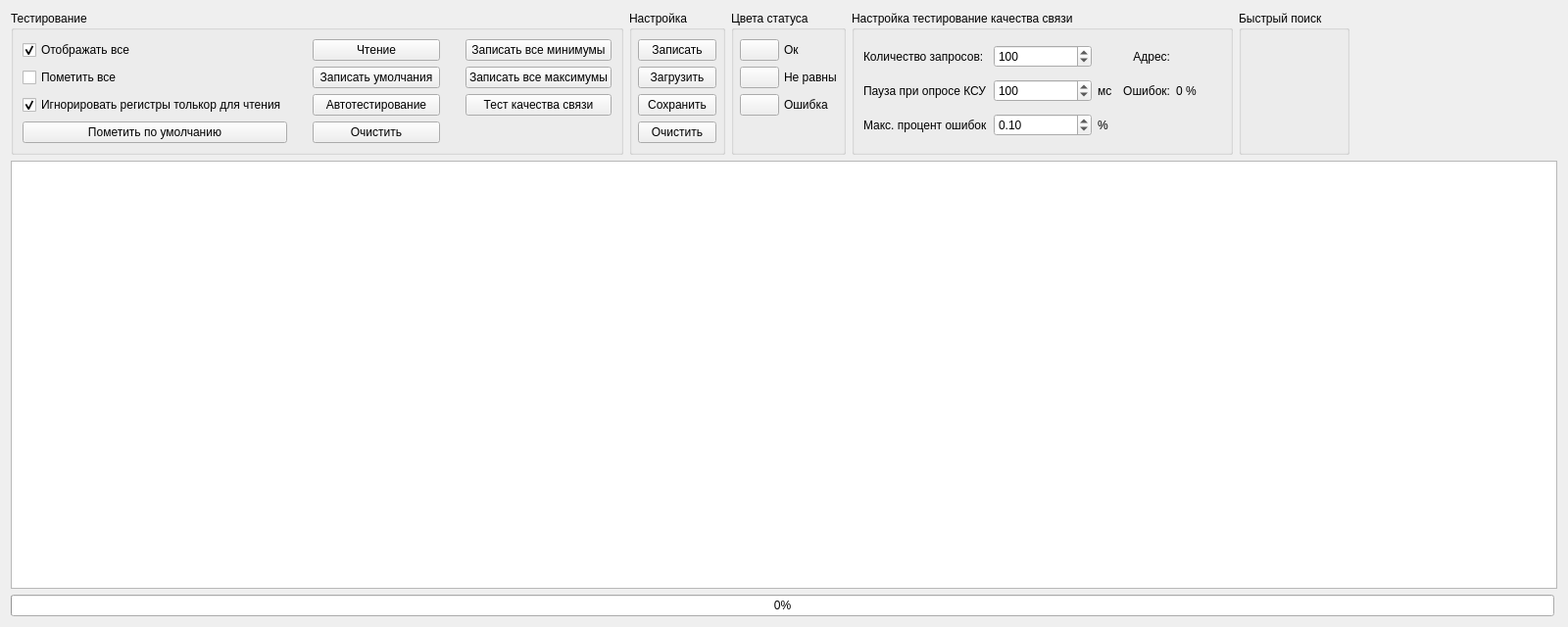
<?xml version="1.0" encoding="UTF-8"?>
<ui version="4.0">
 <class>ModbusKsuManualFullTestingWidget</class>
 <widget class="QWidget" name="ModbusKsuManualFullTestingWidget">
  <property name="geometry">
   <rect>
    <x>0</x>
    <y>0</y>
    <width>1600</width>
    <height>640</height>
   </rect>
  </property>
  <property name="windowTitle">
   <string>Form</string>
  </property>
  <layout class="QGridLayout" name="gridLayout_4">
   <item row="0" column="0">
    <layout class="QHBoxLayout" name="horizontalLayout_2">
     <item>
      <widget class="QGroupBox" name="testGroupBox">
       <property name="title">
        <string>Тестирование</string>
       </property>
       <layout class="QGridLayout" name="gridLayout">
        <item row="0" column="0">
         <widget class="QCheckBox" name="showAllCheckBox">
          <property name="text">
           <string>Отображать все</string>
          </property>
          <property name="checked">
           <bool>true</bool>
          </property>
         </widget>
        </item>
        <item row="0" column="2">
         <widget class="QPushButton" name="readButton">
          <property name="text">
           <string>Чтение</string>
          </property>
         </widget>
        </item>
        <item row="0" column="3">
         <spacer name="horizontalSpacer_3">
          <property name="orientation">
           <enum>Qt::Horizontal</enum>
          </property>
          <property name="sizeType">
           <enum>QSizePolicy::Minimum</enum>
          </property>
          <property name="sizeHint" stdset="0">
           <size>
            <width>20</width>
            <height>20</height>
           </size>
          </property>
         </spacer>
        </item>
        <item row="0" column="4">
         <widget class="QPushButton" name="writeMinimumButton">
          <property name="text">
           <string>Записать все минимумы</string>
          </property>
         </widget>
        </item>
        <item row="1" column="0">
         <widget class="QCheckBox" name="enableAllCheckBox">
          <property name="text">
           <string>Пометить все</string>
          </property>
         </widget>
        </item>
        <item row="1" column="2">
         <widget class="QPushButton" name="writeDefaultButton">
          <property name="text">
           <string>Записать умолчания</string>
          </property>
         </widget>
        </item>
        <item row="1" column="4">
         <widget class="QPushButton" name="writeMaximumButton">
          <property name="text">
           <string>Записать все максимумы</string>
          </property>
         </widget>
        </item>
        <item row="2" column="0">
         <widget class="QCheckBox" name="ignoreReadOnlyCheckBox">
          <property name="text">
           <string>Игнорировать регистры толькор для чтения</string>
          </property>
          <property name="checked">
           <bool>true</bool>
          </property>
         </widget>
        </item>
        <item row="2" column="1">
         <spacer name="horizontalSpacer">
          <property name="orientation">
           <enum>Qt::Horizontal</enum>
          </property>
          <property name="sizeType">
           <enum>QSizePolicy::Minimum</enum>
          </property>
          <property name="sizeHint" stdset="0">
           <size>
            <width>20</width>
            <height>20</height>
           </size>
          </property>
         </spacer>
        </item>
        <item row="2" column="2">
         <widget class="QPushButton" name="autotestButton">
          <property name="minimumSize">
           <size>
            <width>130</width>
            <height>0</height>
           </size>
          </property>
          <property name="text">
           <string>Автотестирование</string>
          </property>
         </widget>
        </item>
        <item row="2" column="4">
         <widget class="QPushButton" name="testLinkButton">
          <property name="text">
           <string>Тест качества связи</string>
          </property>
         </widget>
        </item>
        <item row="3" column="0">
         <widget class="QPushButton" name="enableDefaultButton">
          <property name="minimumSize">
           <size>
            <width>160</width>
            <height>0</height>
           </size>
          </property>
          <property name="text">
           <string>Пометить по умолчанию</string>
          </property>
         </widget>
        </item>
        <item row="3" column="2">
         <widget class="QPushButton" name="clearButton">
          <property name="text">
           <string>Очистить</string>
          </property>
         </widget>
        </item>
       </layout>
      </widget>
     </item>
     <item>
      <widget class="QGroupBox" name="settingsGroupBox">
       <property name="minimumSize">
        <size>
         <width>0</width>
         <height>0</height>
        </size>
       </property>
       <property name="title">
        <string>Настройка</string>
       </property>
       <layout class="QVBoxLayout" name="verticalLayout_2">
        <property name="leftMargin">
         <number>6</number>
        </property>
        <property name="rightMargin">
         <number>6</number>
        </property>
        <item>
         <widget class="QPushButton" name="writeButton">
          <property name="text">
           <string>Записать</string>
          </property>
         </widget>
        </item>
        <item>
         <widget class="QPushButton" name="saveSettingsButton">
          <property name="text">
           <string>Загрузить</string>
          </property>
         </widget>
        </item>
        <item>
         <widget class="QPushButton" name="loadSettingsButton">
          <property name="text">
           <string>Сохранить</string>
          </property>
         </widget>
        </item>
        <item>
         <widget class="QPushButton" name="clearSettingsButton">
          <property name="text">
           <string>Очистить</string>
          </property>
         </widget>
        </item>
       </layout>
      </widget>
     </item>
     <item>
      <widget class="QGroupBox" name="colorGroupBox">
       <property name="title">
        <string>Цвета статуса</string>
       </property>
       <layout class="QFormLayout" name="formLayout_2">
        <property name="horizontalSpacing">
         <number>5</number>
        </property>
        <property name="leftMargin">
         <number>6</number>
        </property>
        <property name="rightMargin">
         <number>6</number>
        </property>
        <item row="0" column="0">
         <widget class="QPushButton" name="okColorButton">
          <property name="text">
           <string/>
          </property>
         </widget>
        </item>
        <item row="0" column="1">
         <widget class="QLabel" name="okColorLabel">
          <property name="text">
           <string>Ок</string>
          </property>
         </widget>
        </item>
        <item row="1" column="0">
         <widget class="QPushButton" name="notSameColorButton">
          <property name="text">
           <string/>
          </property>
         </widget>
        </item>
        <item row="1" column="1">
         <widget class="QLabel" name="notSameColorLabel">
          <property name="text">
           <string>Не равны</string>
          </property>
         </widget>
        </item>
        <item row="2" column="0">
         <widget class="QPushButton" name="errorColorButton">
          <property name="text">
           <string/>
          </property>
         </widget>
        </item>
        <item row="2" column="1">
         <widget class="QLabel" name="errorColorLabel">
          <property name="text">
           <string>Ошибка</string>
          </property>
         </widget>
        </item>
       </layout>
      </widget>
     </item>
     <item>
      <widget class="QGroupBox" name="testingGroupBox">
       <property name="title">
        <string>Настройка тестирование качества связи</string>
       </property>
       <layout class="QGridLayout" name="gridLayout_2">
        <item row="0" column="5">
         <widget class="QLabel" name="addressLabel">
          <property name="text">
           <string/>
          </property>
         </widget>
        </item>
        <item row="2" column="0">
         <widget class="QLabel" name="spQualityLabel">
          <property name="text">
           <string>Макс. процент ошибок</string>
          </property>
         </widget>
        </item>
        <item row="2" column="4" colspan="2">
         <spacer name="horizontalSpacer_4">
          <property name="orientation">
           <enum>Qt::Horizontal</enum>
          </property>
          <property name="sizeType">
           <enum>QSizePolicy::Minimum</enum>
          </property>
          <property name="sizeHint" stdset="0">
           <size>
            <width>100</width>
            <height>20</height>
           </size>
          </property>
         </spacer>
        </item>
        <item row="0" column="1">
         <widget class="QSpinBox" name="requestCountSpinBox">
          <property name="minimumSize">
           <size>
            <width>100</width>
            <height>0</height>
           </size>
          </property>
          <property name="minimum">
           <number>10</number>
          </property>
          <property name="maximum">
           <number>10000</number>
          </property>
          <property name="value">
           <number>100</number>
          </property>
         </widget>
        </item>
        <item row="1" column="1">
         <widget class="QSpinBox" name="pauseSpinBox">
          <property name="minimumSize">
           <size>
            <width>100</width>
            <height>0</height>
           </size>
          </property>
          <property name="minimum">
           <number>10</number>
          </property>
          <property name="maximum">
           <number>10000</number>
          </property>
          <property name="value">
           <number>100</number>
          </property>
         </widget>
        </item>
        <item row="1" column="0">
         <widget class="QLabel" name="requestPauseLabel">
          <property name="text">
           <string>Пауза при опросе КСУ</string>
          </property>
          <property name="buddy">
           <cstring>pauseSpinBox</cstring>
          </property>
         </widget>
        </item>
        <item row="1" column="2">
         <widget class="QLabel" name="pauseMeasureUnitLabel">
          <property name="text">
           <string>мс</string>
          </property>
         </widget>
        </item>
        <item row="1" column="4">
         <widget class="QLabel" name="errorsTextLabel">
          <property name="text">
           <string>Ошибок:</string>
          </property>
          <property name="alignment">
           <set>Qt::AlignRight|Qt::AlignTrailing|Qt::AlignVCenter</set>
          </property>
         </widget>
        </item>
        <item row="1" column="5">
         <widget class="QLabel" name="errorsLabel">
          <property name="text">
           <string>0 %</string>
          </property>
         </widget>
        </item>
        <item row="0" column="4">
         <widget class="QLabel" name="addressTextLabel">
          <property name="layoutDirection">
           <enum>Qt::LeftToRight</enum>
          </property>
          <property name="text">
           <string>Адрес:</string>
          </property>
          <property name="alignment">
           <set>Qt::AlignRight|Qt::AlignTrailing|Qt::AlignVCenter</set>
          </property>
         </widget>
        </item>
        <item row="0" column="0">
         <widget class="QLabel" name="requestsCountLabel">
          <property name="text">
           <string>Количество запросов:</string>
          </property>
          <property name="buddy">
           <cstring>requestCountSpinBox</cstring>
          </property>
         </widget>
        </item>
        <item row="2" column="1">
         <widget class="QDoubleSpinBox" name="spQualitySpin">
          <property name="maximum">
           <double>100.000000000000000</double>
          </property>
          <property name="singleStep">
           <double>0.100000000000000</double>
          </property>
          <property name="value">
           <double>0.100000000000000</double>
          </property>
         </widget>
        </item>
        <item row="2" column="2">
         <widget class="QLabel" name="label">
          <property name="text">
           <string>%</string>
          </property>
         </widget>
        </item>
        <item row="0" column="2">
         <spacer name="addressSpacer">
          <property name="orientation">
           <enum>Qt::Horizontal</enum>
          </property>
          <property name="sizeType">
           <enum>QSizePolicy::Minimum</enum>
          </property>
          <property name="sizeHint" stdset="0">
           <size>
            <width>20</width>
            <height>20</height>
           </size>
          </property>
         </spacer>
        </item>
       </layout>
      </widget>
     </item>
     <item>
      <widget class="QGroupBox" name="groupBox">
       <property name="title">
        <string>Быстрый поиск</string>
       </property>
       <layout class="QGridLayout" name="gridLayout_3">
        <item row="0" column="0">
         <layout class="QHBoxLayout" name="searchFormLayout"/>
        </item>
       </layout>
      </widget>
     </item>
     <item>
      <spacer name="horizontalSpacer_2">
       <property name="orientation">
        <enum>Qt::Horizontal</enum>
       </property>
       <property name="sizeHint" stdset="0">
        <size>
         <width>118</width>
         <height>13</height>
        </size>
       </property>
      </spacer>
     </item>
    </layout>
   </item>
   <item row="1" column="0">
    <widget class="QTableView" name="tableView">
     <property name="sortingEnabled">
      <bool>true</bool>
     </property>
     <attribute name="verticalHeaderShowSortIndicator" stdset="0">
      <bool>true</bool>
     </attribute>
    </widget>
   </item>
   <item row="2" column="0">
    <layout class="QHBoxLayout" name="horizontalLayout">
     <property name="spacing">
      <number>0</number>
     </property>
     <item>
      <widget class="QProgressBar" name="progressBar">
       <property name="value">
        <number>0</number>
       </property>
      </widget>
     </item>
     <item>
      <widget class="Line" name="progressLine">
       <property name="styleSheet">
        <string notr="true">background-color: rgba(0, 0, 0, 0);</string>
       </property>
       <property name="lineWidth">
        <number>0</number>
       </property>
       <property name="orientation">
        <enum>Qt::Vertical</enum>
       </property>
      </widget>
     </item>
    </layout>
   </item>
  </layout>
 </widget>
 <resources/>
 <connections/>
</ui>
